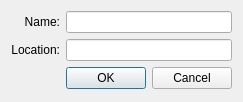
<?xml version="1.0" encoding="UTF-8"?>
<ui version="4.0">
 <class>OutletDialog</class>
 <widget class="QDialog" name="OutletDialog">
  <property name="windowModality">
   <enum>Qt::ApplicationModal</enum>
  </property>
  <property name="geometry">
   <rect>
    <x>0</x>
    <y>0</y>
    <width>233</width>
    <height>102</height>
   </rect>
  </property>
  <property name="windowTitle">
   <string>Add Outlet</string>
  </property>
  <layout class="QGridLayout" name="gridLayout">
   <item row="0" column="0">
    <widget class="QLabel" name="name_label">
     <property name="font">
      <font>
       <weight>50</weight>
       <bold>false</bold>
      </font>
     </property>
     <property name="text">
      <string>Name:</string>
     </property>
     <property name="alignment">
      <set>Qt::AlignRight|Qt::AlignTrailing|Qt::AlignVCenter</set>
     </property>
     <property name="buddy">
      <cstring>name_line_edit</cstring>
     </property>
    </widget>
   </item>
   <item row="0" column="1">
    <widget class="QLineEdit" name="name_line_edit"/>
   </item>
   <item row="1" column="0">
    <widget class="QLabel" name="location_label">
     <property name="text">
      <string>Location:</string>
     </property>
     <property name="alignment">
      <set>Qt::AlignRight|Qt::AlignTrailing|Qt::AlignVCenter</set>
     </property>
     <property name="buddy">
      <cstring>location_line_edit</cstring>
     </property>
    </widget>
   </item>
   <item row="1" column="1">
    <widget class="QLineEdit" name="location_line_edit"/>
   </item>
   <item row="2" column="1">
    <widget class="QDialogButtonBox" name="button_box">
     <property name="orientation">
      <enum>Qt::Horizontal</enum>
     </property>
     <property name="standardButtons">
      <set>QDialogButtonBox::Cancel|QDialogButtonBox::Ok</set>
     </property>
    </widget>
   </item>
  </layout>
 </widget>
 <tabstops>
  <tabstop>name_line_edit</tabstop>
  <tabstop>location_line_edit</tabstop>
  <tabstop>button_box</tabstop>
 </tabstops>
 <resources/>
 <connections/>
</ui>
